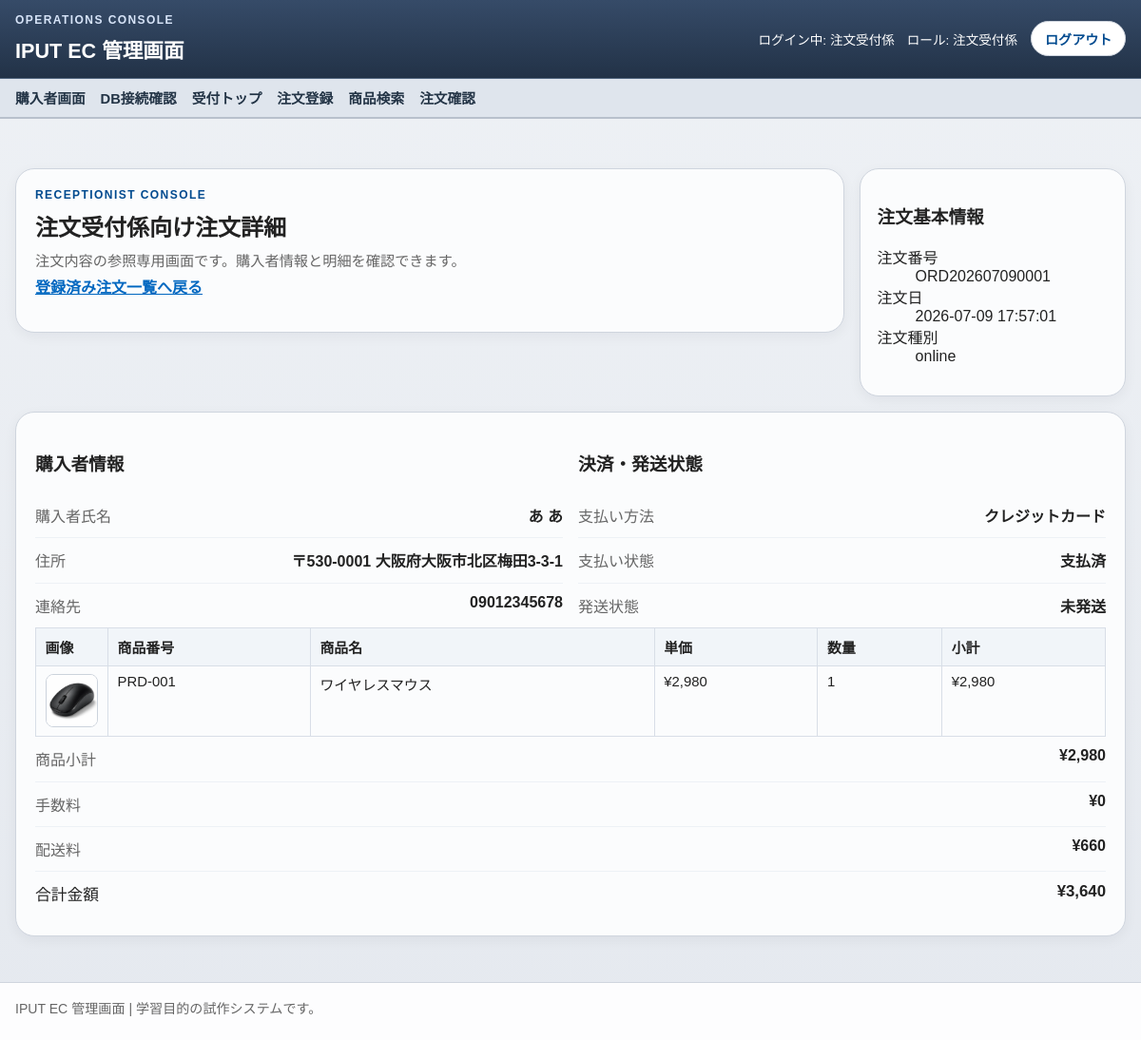
Screenshot of /staff/receptionist/orders/ORD202607090001 (signed in) with the database file from the repository.
### tables this page shows
CREATE TABLE orders (
    id INTEGER PRIMARY KEY AUTOINCREMENT,
    order_no TEXT NOT NULL UNIQUE,
    order_date TEXT NOT NULL,
    customer_name TEXT NOT NULL,
    customer_address TEXT NOT NULL,
    customer_contact TEXT NOT NULL,
    order_type TEXT NOT NULL CHECK (order_type IN ('phone_fax', 'online')),
    payment_method TEXT NOT NULL CHECK (payment_method IN ('bank', 'convenience', 'cod', 'credit')),
    payment_status TEXT NOT NULL CHECK (payment_status IN ('unpaid', 'paid')),
    shipping_status TEXT NOT NULL CHECK (shipping_status IN ('unshipped', 'shipped')),
    subtotal INTEGER NOT NULL DEFAULT 0,
    fee INTEGER NOT NULL DEFAULT 0,
    shipping_fee INTEGER NOT NULL DEFAULT 0,
    total_amount INTEGER NOT NULL DEFAULT 0,
    created_at TEXT NOT NULL DEFAULT CURRENT_TIMESTAMP,
    updated_at TEXT NOT NULL DEFAULT CURRENT_TIMESTAMP
);

CREATE TABLE products (
    id INTEGER PRIMARY KEY AUTOINCREMENT,
    product_no TEXT NOT NULL UNIQUE,
    name TEXT NOT NULL,
    description TEXT NOT NULL,
    price INTEGER NOT NULL,
    category TEXT NOT NULL,
    maker TEXT NOT NULL,
    image_path TEXT,
    sale_price INTEGER,
    sale_starts_at TEXT,
    sale_ends_at TEXT,
    available_from TEXT,
    available_until TEXT,
    stock_quantity_1 INTEGER NOT NULL DEFAULT 0,
    stock_quantity_2 INTEGER NOT NULL DEFAULT 0,
    created_at TEXT NOT NULL DEFAULT CURRENT_TIMESTAMP,
    updated_at TEXT NOT NULL DEFAULT CURRENT_TIMESTAMP
);

### app/Views/staff/reception_order_detail.php (the view, shortened to what the rows shown need)
<section class="staff-hero">
    <div class="panel">
        <p class="eyebrow">Receptionist Console</p>
        <h2>注文受付係向け注文詳細</h2>
        <p class="lead compact">注文内容の参照専用画面です。購入者情報と明細を確認できます。</p>
        <p><a class="text-link" href="<?= e(app_path('/staff/receptionist/orders')) ?>">登録済み注文一覧へ戻る</a></p>
    </div>
    <aside class="status-card">
        <h3>注文基本情報</h3>
        <dl>
            <div>
                <dt>注文番号</dt>
                <dd><?= e((string) $order['order_no']) ?></dd>
            </div>
            <div>
                <dt>注文日</dt>
                <dd><?= e((string) $order['order_date']) ?></dd>
            </div>
            <div>
                <dt>注文種別</dt>
                <dd><?= e((string) $order['order_type']) ?></dd>
            </div>
        </dl>
    </aside>
</section>
<section class="panel">
    <div class="detail-split">
        <div class="detail-card">
            <h3>購入者情報</h3>
            <dl class="detail-list">
                <div>
                    <dt>購入者氏名</dt>
                    <dd><?= e((string) $order['customer_name']) ?></dd>
                </div>
                <div>
                    <dt>住所</dt>
                    <dd><?= e((string) $order['customer_address']) ?></dd>
                </div>
                <div>
                    <dt>連絡先</dt>
                    <dd><?= e((string) $order['customer_contact']) ?></dd>
                </div>
            </dl>
        </div>
        <div class="detail-card">
            <h3>決済・発送状態</h3>
            <dl class="detail-list">
                <div>
                    <dt>支払い方法</dt>
                    <dd><?= e((string) $order['payment_method_label']) ?></dd>
                </div>
                <div>
                    <dt>支払い状態</dt>
                    <dd><?= e((string) $order['payment_status_label']) ?></dd>
                </div>
                <div>
                    <dt>発送状態</dt>
                    <dd><?= e((string) $order['shipping_status_label']) ?></dd>
                </div>
            </dl>
        </div>
    </div>
    <div class="table-wrap">
        <table class="data-table admin-data-table">
            <thead>
                <tr>
                    <th>画像</th>
                    <th>商品番号</th>
                    <th>商品名</th>
                    <th>単価</th>
                    <th>数量</th>
                    <th>小計</th>
                </tr>
            </thead>
                <tbody>
                    <?php foreach ($items as $item): ?>
                        <tr>
                            <td class="admin-thumb-cell">
                                <img
                                    class="admin-thumb"
                                    src="<?= e((string) ($item['image_url'] ?? product_image_url((string) ($item['image_path'] ?? '')))) ?>"
                                    alt="<?= e((string) $item['product_name']) ?>"
                                    data-fallback-src="<?= e(product_image_url('')) ?>"
                                >
                            </td>
                            <td><?= e((string) $item['product_no']) ?></td>
                            <td><?= e((string) $item['product_name']) ?></td>
                            <td>¥<?= number_format((int) $item['unit_price']) ?></td>
                        <td><?= e((string) $item['quantity']) ?></td>
                        <td>¥<?= number_format((int) $item['line_total']) ?></td>
                    </tr>
                <?php endforeach; ?>
            </tbody>
        </table>
    </div>
    <div class="order-summary">
        <dl class="detail-list">
            <div>
                <dt>商品小計</dt>
                <dd>¥<?= number_format((int) $order['subtotal']) ?></dd>
            </div>
            <div>
                <dt>手数料</dt>
                <dd>¥<?= number_format((int) $order['fee']) ?></dd>
            </div>
            <div>
                <dt>配送料</dt>
                <dd>¥<?= number_format((int) $order['shipping_fee']) ?></dd>
            </div>
            <div class="total-row">
                <dt>合計金額</dt>
                <dd>¥<?= number_format((int) $order['total_amount']) ?></dd>
            </div>
        </dl>
    </div>
</section>

### app/core/Router.php (shortened to what the rows shown need)
<?php
class Router
{
    private array $routes = [];
    public function dispatch(string $method, string $uri): void
    {
        $path = $this->normalizePath(parse_url($uri, PHP_URL_PATH) ?: '/');
        $path = $this->stripBasePath($path);
        foreach ($this->routes[$method] ?? [] as $routePath => $routeAction) {
            if (!str_contains($routePath, '{')) {
                continue;
            }
            $params = $this->matchDynamicRoute($routePath, $path);
            if ($params !== null) {
                $this->invoke($routeAction, $params);
                return;
            }
        }
    }
    private function addRoute(string $method, string $path, callable|array $action): void
    {
        $this->routes[$method][$this->normalizePath($path)] = $action;
    }
    private function normalizePath(string $path): string
    {
        if ($path === '' || $path === '/') {
            return '/';
        }
        return '/' . trim($path, '/');
    }
    private function stripBasePath(string $path): string
    {
        $basePath = function_exists('app_base_path') ? app_base_path() : '';
        if ($basePath === '' || ($path !== $basePath && !str_starts_with($path, $basePath . '/'))) {
            return $path;
        }
        $path = substr($path, strlen($basePath));
        return $path === '' ? '/' : $this->normalizePath($path);
    }
    private function matchDynamicRoute(string $routePath, string $requestPath): ?array
    {
        $segments = explode('/', trim($routePath, '/'));
        $regexSegments = [];
        foreach ($segments as $segment) {
            if (preg_match('/^\{[a-zA-Z_][a-zA-Z0-9_]*\}$/', $segment) === 1) {
                $regexSegments[] = '([^\/]+)';
                continue;
            }
            $regexSegments[] = preg_quote($segment, '/');
        }
        $patternBody = $regexSegments === [] ? '' : '\/' . implode('\/', $regexSegments);
        $pattern = '/^' . $patternBody . '$/';
        if (!preg_match($pattern, $requestPath, $matches)) {
            return null;
        }
        array_shift($matches);
        return array_map('rawurldecode', array_values($matches));
    }
    private function invoke(callable|array $action, array $params = []): void
    {
        if (is_array($action)) {
            [$controllerClass, $controllerMethod] = $action;
            $controller = new $controllerClass();
            $controller->{$controllerMethod}(...$params);
            return;
        }
    }
}

### rows the page displays
orders: order_no "ORD202607090001", order_date "2026-07-09 17:57:01", order_type "online", customer_name "あ あ", customer_address "〒530-0001 大阪府大阪市北区梅田3-3-1", customer_contact "09012345678", subtotal "2,980", fee "0", shipping_fee "660", total_amount "3,640"
products: product_no "PRD-001", name "ワイヤレスマウス", price "2,980", id "1"

### other values shown
$menuItem['label'] "受付トップ"
$menuItem['label'] "注文登録"
$menuItem['label'] "商品検索"
$menuItem['label'] "注文確認"
$order['payment_method_label'] "クレジットカード"
$order['payment_status_label'] "支払済"
$order['shipping_status_label'] "未発送"
